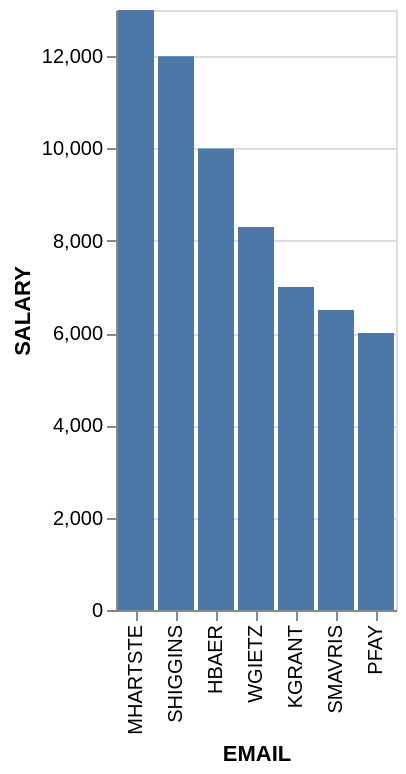

The Vega-Lite source for this figure:
### Vega-Lite specification from a JSON file in a GitHub repository (floating-point values rounded to 4 significant figures)
{"data": {"values": [{"x_data": "MHARTSTE", "y_data": 13000}, {"x_data": "SHIGGINS", "y_data": 12000}, {"x_data": "HBAER", "y_data": 10000}, {"x_data": "WGIETZ", "y_data": 8300}, {"x_data": "KGRANT", "y_data": 7000}, {"x_data": "SMAVRIS", "y_data": 6500}, {"x_data": "PFAY", "y_data": 6000}]}, "mark": "bar", "encoding": {"x": {"field": "x_data", "type": "nominal", "title": "EMAIL", "sort": {"op": "sum", "field": "y_data", "order": "descending"}}, "y": {"field": "y_data", "type": "quantitative", "title": "SALARY"}}}
